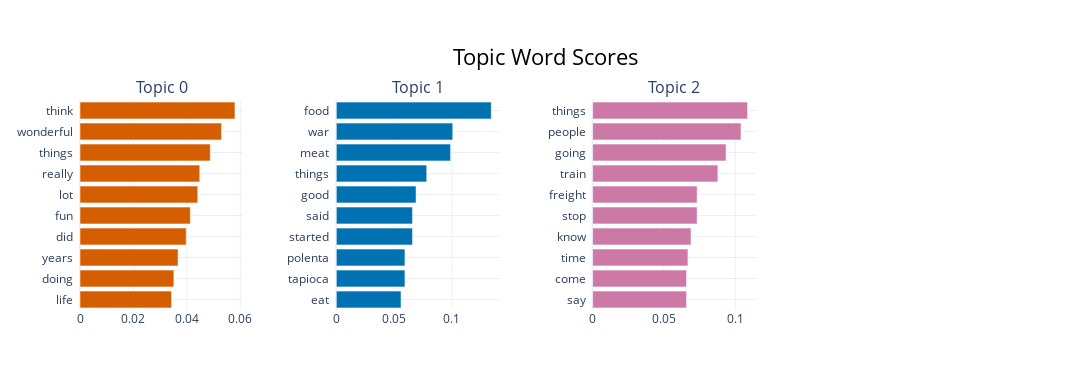

Source (notebook cell):
### Code cell
topic_model.visualize_barchart(n_words=10, height=300, width=325)

### Figure 1 — Plotly figure (JSON) as saved in the notebook; plotly's stock layout.template omitted (floating-point values rounded to 4 significant figures)
{"data": [{"marker": {"color": "#D55E00"}, "orientation": "h", "x": [0.03428, 0.03514, 0.03671, 0.03977, 0.0413, 0.04409, 0.04484, 0.04878, 0.05299, 0.05801], "y": ["life  ", "doing  ", "years  ", "did  ", "fun  ", "lot  ", "really  ", "things  ", "wonderful  ", "think  "], "type": "bar", "xaxis": "x", "yaxis": "y"}, {"marker": {"color": "#0072B2"}, "orientation": "h", "x": [0.056, 0.05939, 0.05939, 0.06593, 0.06593, 0.06902, 0.07825, 0.09889, 0.1008, 0.1341], "y": ["eat  ", "tapioca  ", "polenta  ", "started  ", "said  ", "good  ", "things  ", "meat  ", "war  ", "food  "], "type": "bar", "xaxis": "x2", "yaxis": "y2"}, {"marker": {"color": "#CC79A7"}, "orientation": "h", "x": [0.06588, 0.06588, 0.06684, 0.069, 0.07329, 0.07329, 0.08784, 0.09359, 0.104, 0.1086], "y": ["say  ", "come  ", "time  ", "know  ", "stop  ", "freight  ", "train  ", "going  ", "people  ", "things  "], "type": "bar", "xaxis": "x3", "yaxis": "y3"}], "layout": {"xaxis": {"anchor": "y", "domain": [0.0, 0.175], "showgrid": true}, "yaxis": {"anchor": "x", "domain": [0.0, 1.0], "showgrid": true}, "xaxis2": {"anchor": "y2", "domain": [0.275, 0.45], "showgrid": true}, "yaxis2": {"anchor": "x2", "domain": [0.0, 1.0], "showgrid": true}, "xaxis3": {"anchor": "y3", "domain": [0.55, 0.725], "showgrid": true}, "yaxis3": {"anchor": "x3", "domain": [0.0, 1.0], "showgrid": true}, "xaxis4": {"anchor": "y4", "domain": [0.825, 1.0], "showgrid": true}, "yaxis4": {"anchor": "x4", "domain": [0.0, 1.0], "showgrid": true}, "annotations": [{"font": {"size": 16}, "showarrow": false, "text": "Topic 0", "x": 0.0875, "xanchor": "center", "xref": "paper", "y": 1.0, "yanchor": "bottom", "yref": "paper"}, {"font": {"size": 16}, "showarrow": false, "text": "Topic 1", "x": 0.3625, "xanchor": "center", "xref": "paper", "y": 1.0, "yanchor": "bottom", "yref": "paper"}, {"font": {"size": 16}, "showarrow": false, "text": "Topic 2", "x": 0.6375, "xanchor": "center", "xref": "paper", "y": 1.0, "yanchor": "bottom", "yref": "paper"}], "title": {"font": {"size": 22, "color": "Black"}, "text": "Topic Word Scores", "x": 0.5, "xanchor": "center", "yanchor": "top"}, "hoverlabel": {"font": {"size": 16, "family": "Rockwell"}, "bgcolor": "white"}, "showlegend": false, "width": 1300, "height": 390.0}}
